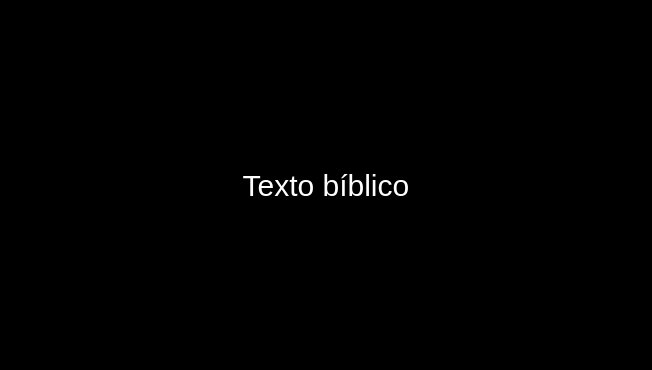
<?xml version="1.0" encoding="UTF-8"?>
<ui version="4.0">
 <class>MainWindow</class>
 <widget class="QMainWindow" name="MainWindow">
  <property name="geometry">
   <rect>
    <x>0</x>
    <y>0</y>
    <width>652</width>
    <height>370</height>
   </rect>
  </property>
  <property name="windowTitle">
   <string>Projetor</string>
  </property>
  <property name="styleSheet">
   <string notr="true">* {
	background-color: black;
}</string>
  </property>
  <widget class="QWidget" name="centralwidget">
   <layout class="QGridLayout" name="gridLayout">
    <item row="0" column="0">
     <widget class="QLabel" name="textLabel">
      <property name="styleSheet">
       <string notr="true">* {
	font: 8pt &quot;Berlin Sans FB&quot;;
	color: white;
	font-size: 30px;
	margin: 50%;
}</string>
      </property>
      <property name="text">
       <string>Texto bíblico</string>
      </property>
      <property name="textFormat">
       <enum>Qt::AutoText</enum>
      </property>
      <property name="alignment">
       <set>Qt::AlignCenter</set>
      </property>
      <property name="wordWrap">
       <bool>true</bool>
      </property>
      <property name="textInteractionFlags">
       <set>Qt::NoTextInteraction</set>
      </property>
     </widget>
    </item>
   </layout>
  </widget>
 </widget>
 <resources/>
 <connections/>
</ui>
